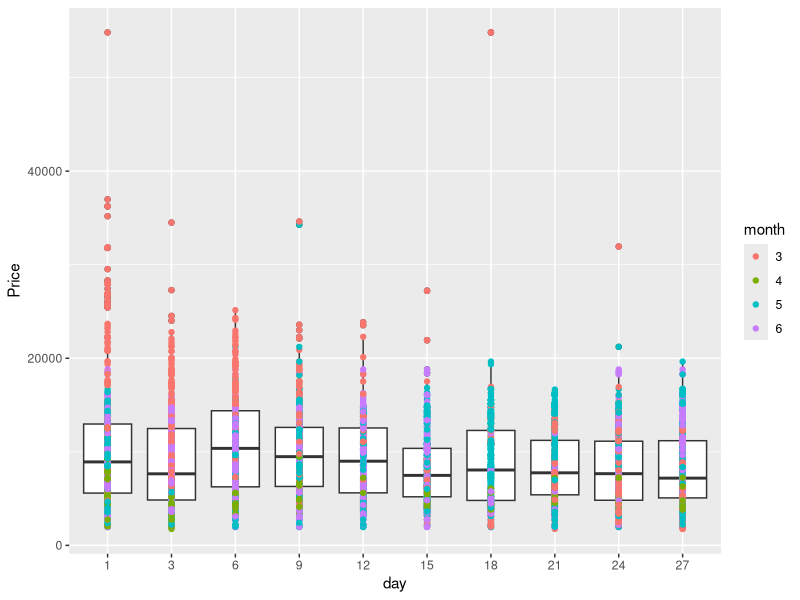

Recreate this plot in R.
## ---- chunk 1
library(tidyverse)
data = read.csv("Data_Train.csv")
data = data %>% separate(col = "Date_of_Journey", c("day", "month", "year"), sep = "/")
data$day = as.numeric(data$day)
data$month = as.numeric(data$month)
first = data %>% filter(day >= 1 & day <= 10) %>% mutate(period = "day1-10")
second = data %>% filter(day >= 11 & day <= 20) %>% mutate(period = "day11-20")
total <- rbind(first, second)
third = data %>% filter(day >= 21 & day <= 31) %>% mutate(period = "day21-31")
data <- rbind(total, third)
data$period = as.factor(data$period)
data$month = as.factor(data$month)
data$day = as.factor(data$day)
#Remove business class tickets from the dataset
data = data %>% filter(Additional_Info != "Business class")
data = data %>% filter(Airline != "Jet Airways Business")
#Plot Figure 1
p <- ggplot(data, mapping = aes (x = day, y = Price))
p + geom_boxplot() + geom_point(mapping = aes(color = month))
